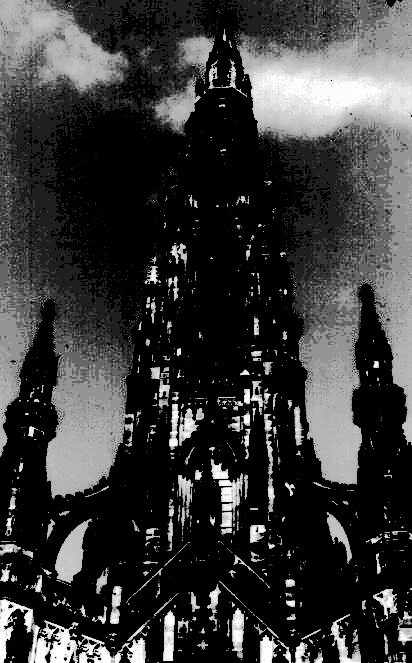
#> input picture grafi - copia/uploads/original.jpg, 412 x 663 px
$ python Stretching.py
#> lines starting #> are read from the running program, lines starting #| are printed output that depends on the picture
import cv2
import numpy as np
from matplotlib import pyplot as plt

def limit(hist, pixels, l):
    c=0
    d=0
    l=pixels*l/100
    i=0
    while True:
        if(hist[i]>0):
            c=c+hist[i]
            if(c>=l):
                c=i
                break
        i=i+1
    i=255
    while True:
        if(hist[i]>0):
            d=d+hist[i]
            if(d>=l):
                d=i
                break
        i=i-1
    return c,d


img = cv2.imread('uploads/original.jpg', cv2.IMREAD_GRAYSCALE)
#> img is the input picture: shape (663, 412); min 0, max 255, mean 56.7
res = cv2.imread('uploads/original.jpg', cv2.IMREAD_GRAYSCALE)

x,y = img.shape
#> x = 663; y = 412

hist = cv2.calcHist([img], [0], None, [256], [0, 256])
#> hist = 256 values, max 113180 at index 0, min 0 at index 20, mean 1067

#limit(histogram, all_pixels, limit in percentage)
c, d = limit(hist, x*y,15)
#> the loop in limit, `while True:` made 1 pass
#> after the loop in limit, `while True:`: c = 0
#> the loop in limit, `while True:` made 87 passes
#> after the loop in limit, `while True:`: d = 169
#> c = 0; d = 169
#c, d=70, 130
a=0
b=255
for i in range(x):
    for j in range(y):
        r=(img[i][j]-c)*((b-a)/(d-c))+a
        if(r<0):
            res[i][j]=0
        elif(r>255):
            res[i][j]=255
        else:
            res[i][j]=r
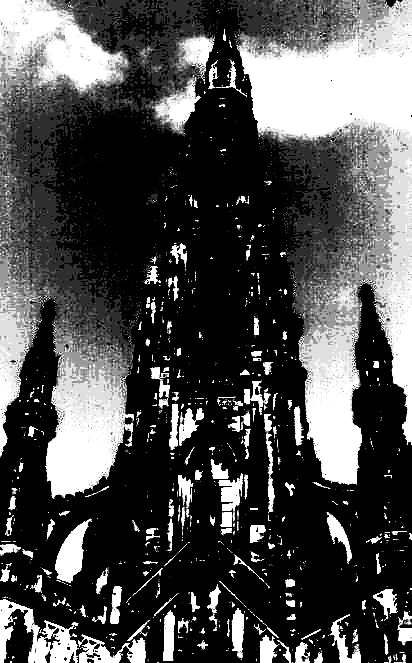
#> res: shape (663, 412); min 0, max 255, mean 78

cv2.imwrite('uploads/resultado.jpg',res)

$ run again, with grafi - copia/uploads/recorte.jpg copied over grafi - copia/uploads/original.jpg
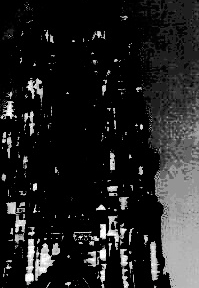
#> input picture grafi - copia/uploads/recorte.jpg, 199 x 288 px
#> img is the input picture: shape (288, 199); min 0, max 255, mean 34
#> hist = 256 values, max 30982 at index 0, min 0 at index 19, mean 223.9
#> the loop in limit, `while True:` made 1 pass
#> after the loop in limit, `while True:`: c = 0
#> the loop in limit, `while True:` made 143 passes
#> after the loop in limit, `while True:`: d = 113
#> `c, d = limit(hist, x*y,15)`: c = 0; d = 113
#> after the loop `for i in range(x):`:
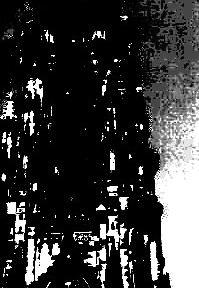
#> res: shape (288, 199); min 0, max 255, mean 55.2
